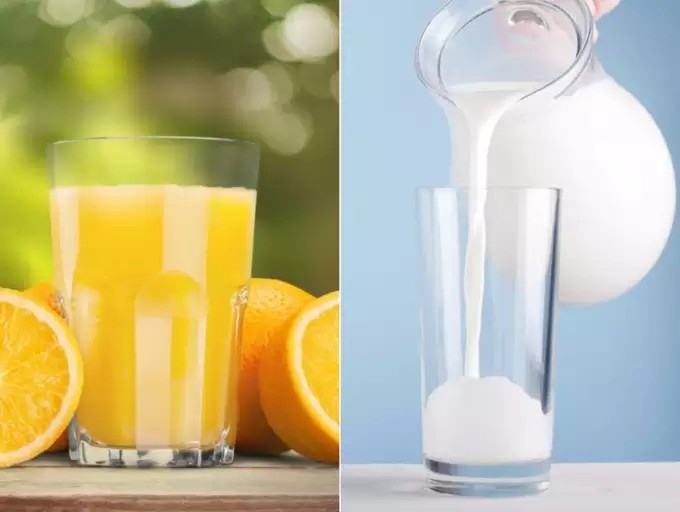
#> input picture 62033317.jpg, 680 x 512 px
$ python 'detection of the base of a drink(Orange-Milk).py'
#> lines starting #> are read from the running program, lines starting #| are printed output that depends on the picture; after the words box and inside, x2 and y2 are one past the last pixel; in counts of white or black regions, pixels touching at a corner belong together
import cv2
import numpy as np


#image reading
frame=cv2.imread('62033317.jpg')
#> frame is the input picture: shape (512, 680, 3); mean B, G, R 149, 186.2, 191.1

height, width = frame.shape[:2]
#> height = 512; width = 680

#Color Orange Parametre
lowerBound_B = np.array([10,100,20])
upperBound_B = np.array([25,255,255])

#Color White Parametre
lowerBound_G = np.array([0,0,0])
upperBound_G = np.array([179,50,255])


original = frame
kernelOpen = np.ones((5,5))
kernelClosed = np.ones((20,20))


#converting BGR to HSV
frame_hsv = cv2.cvtColor(frame, cv2.COLOR_BGR2HSV)
#> frame_hsv: shape (512, 680, 3); mean H, S, V 68.1, 90.2, 205

#mask for Orange color
mask_B = cv2.inRange(frame_hsv, lowerBound_B, upperBound_B)
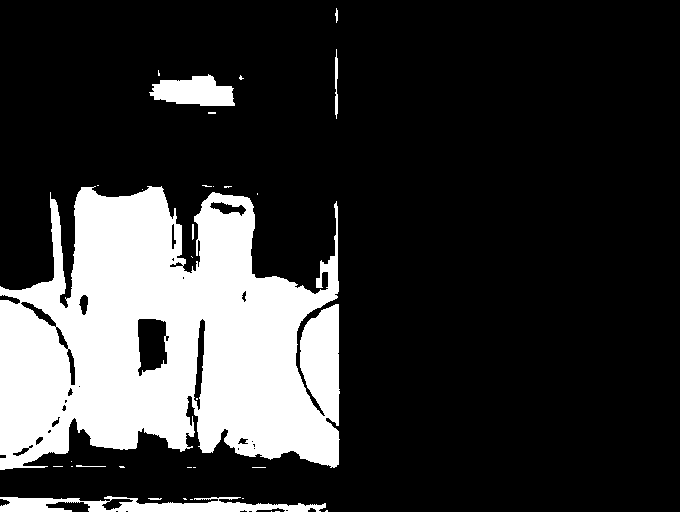
#> mask_B: shape (512, 680); 21.1% white; 32 white regions (24 under 20 px), largest, box (x1, y1, x2, y2) and area: (0, 186, 340, 470) 68329, (0, 496, 326, 512) 2934, (149, 74, 235, 106) 1886
maskOpen_B = cv2.morphologyEx(mask_B,cv2.MORPH_OPEN, kernelOpen)
#> maskOpen_B: shape (512, 680); 20.7% white; 11 white regions (1 under 20 px), largest, box (x1, y1, x2, y2) and area: (0, 187, 339, 470) 67573, (154, 76, 233, 106) 1843, (118, 501, 272, 512) 1326
maskClose_B =cv2.morphologyEx(maskOpen_B, cv2.MORPH_CLOSE, kernelClosed)
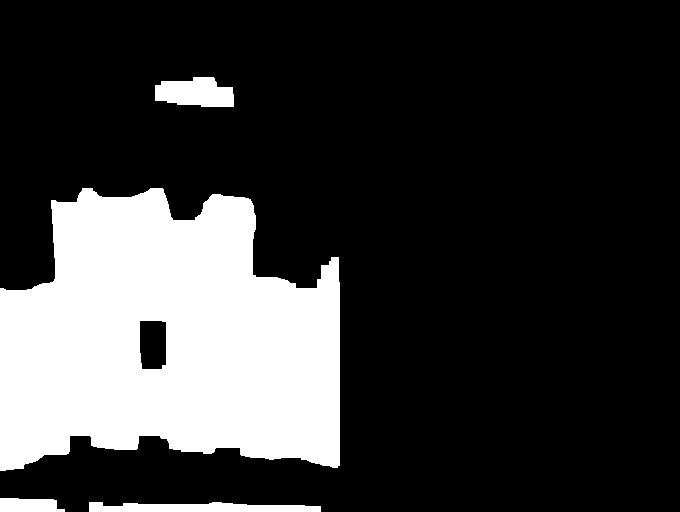
#> maskClose_B: shape (512, 680); 22.5% white; 4 white regions
maskFinal_B = maskClose_B
contours, hierarchy = cv2.findContours(maskFinal_B, cv2.RETR_EXTERNAL, cv2.CHAIN_APPROX_NONE)
#> contours = 4 contours; box (x1, y1, x2, y2) and area: (0, 188, 340, 471) 74312, (155, 77, 234, 107) 1744, (89, 502, 321, 512) 1562, (0, 498, 65, 512) 704
for c in contours:
    epsilon = 0.005 * cv2.arcLength(c, True)
    approx = cv2.approxPolyDP(c, epsilon, True)
    cv2.drawContours(original, [approx], -1, (0,0,255), 2)
#> this loop made 4 passes
#> epsilon on passes 1 to 4: 2.42, 0.761, 7.09, 1.04
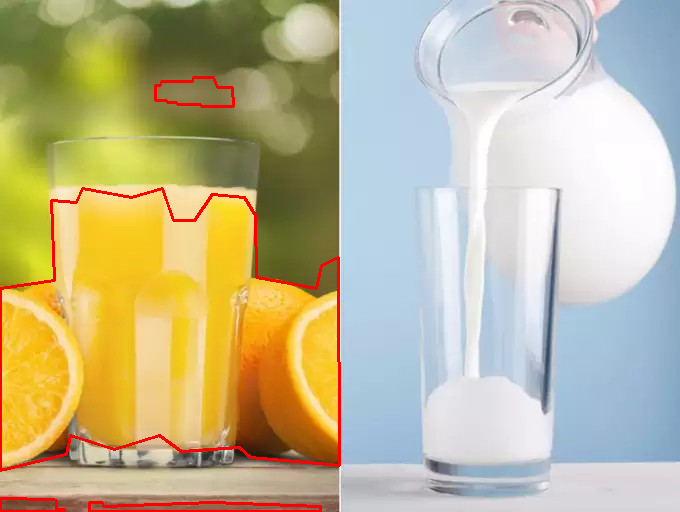
#> original: shape (512, 680, 3); 1.69% of pixels changed, all inside (x1, y1, x2, y2) = (0, 76, 341, 512)
for c in contours[:]:
    M = cv2.moments(c)
    cX = int(M["m10"]/M["m00"])
    cY = int(M["m01"]/M["m00"])
    cv2.circle(original, (cX, cY), 2, (0,0,255), -1)
    cv2.putText(original, "Orange", (cX-20, cY-20), cv2.FONT_HERSHEY_SIMPLEX, 0.5, (0,0,255), 2)
#> this loop made 4 passes
#> (cX, cY) on passes 1 to 4: (199, 507), (28, 504), (167, 339), (195, 92)
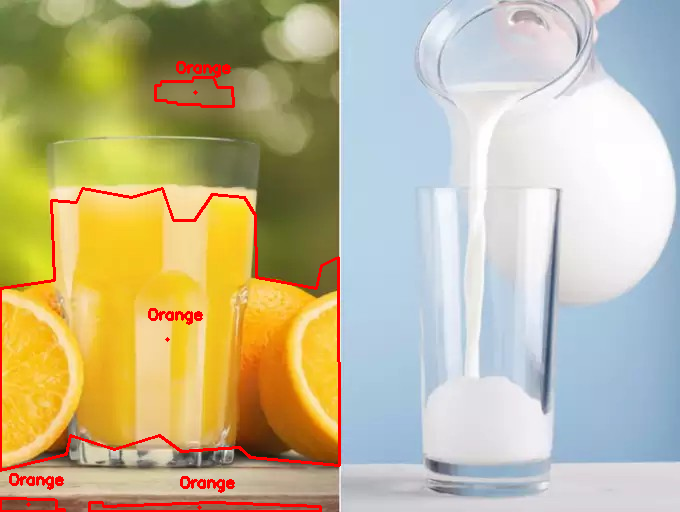
#> original: shape (512, 680, 3); 0.48% of pixels changed, all inside (x1, y1, x2, y2) = (9, 61, 235, 510)

#mask for Milk color
mask_G = cv2.inRange(frame_hsv, lowerBound_G, upperBound_G)
#> mask_G: shape (512, 680); 33.1% white; 33 white regions (19 under 20 px), largest, box (x1, y1, x2, y2) and area: (336, 0, 680, 512) 107317, (69, 421, 235, 467) 2411, (284, 9, 332, 54) 1622
maskOpen_G = cv2.morphologyEx(mask_G,cv2.MORPH_OPEN, kernelOpen)
#> maskOpen_G: shape (512, 680); 32.5% white; 14 white regions, largest, box (x1, y1, x2, y2) and area: (337, 0, 680, 512) 105250, (69, 425, 234, 466) 2295, (352, 136, 374, 239) 1598
maskClose_G =cv2.morphologyEx(maskOpen_G, cv2.MORPH_CLOSE, kernelClosed)
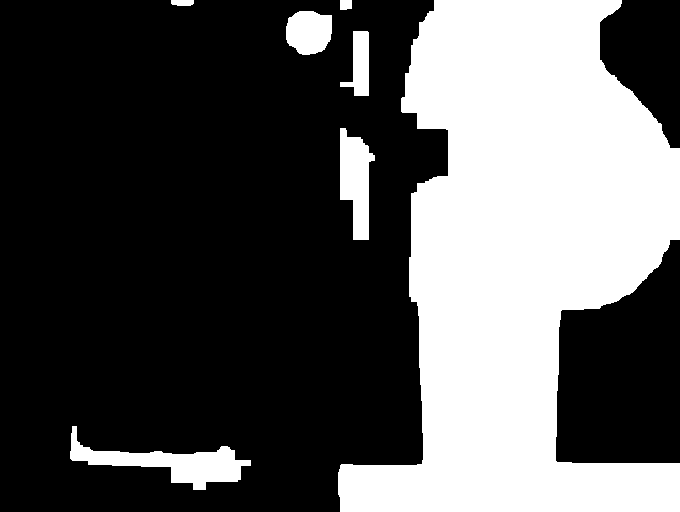
#> maskClose_G: shape (512, 680); 33.8% white; 7 white regions
maskFinal_G = maskClose_G
contours, hierarchy = cv2.findContours(maskFinal_G, cv2.RETR_EXTERNAL, cv2.CHAIN_APPROX_NONE)
#> contours = 7 contours; box (x1, y1, x2, y2) and area: (338, 0, 680, 512) 107288, (70, 426, 251, 490) 3601, (340, 128, 375, 240) 2384, (286, 11, 332, 55) 1589, (340, 31, 369, 96) 1004, (171, 0, 194, 6) 101, (340, 0, 352, 10) 94
for c in contours:
    epsilon = 0.005 * cv2.arcLength(c, True) #for precision
    approx = cv2.approxPolyDP(c, epsilon, True)
    cv2.drawContours(original, [approx], -1, (255,50,0), 2)
#> this loop made 7 passes
#> epsilon on passes 1 to 7: 2.42, 1.42, 0.911, 0.78, 10.08, 0.197, 0.258
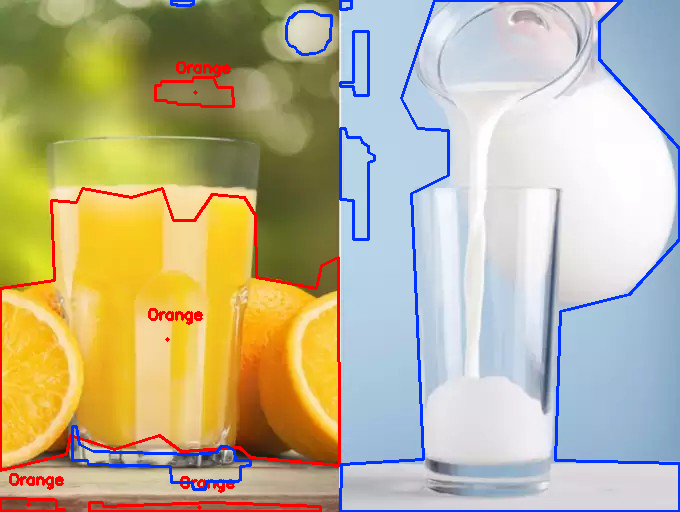
#> original: shape (512, 680, 3); 2.43% of pixels changed, all inside (x1, y1, x2, y2) = (71, 0, 680, 512)
for c in contours[:]:
    M = cv2.moments(c)
    cX = int(M["m10"]/M["m00"])
    cY = int(M["m01"]/M["m00"])
    cv2.circle(original, (cX, cY), 2, (255,50,0), -1)
    cv2.putText(original, "Milk", (cX-20, cY-20), cv2.FONT_HERSHEY_SIMPLEX, 0.5, (255,50,0), 2)
#> this loop made 7 passes
#> (cX, cY) on passes 1 to 7: (170, 462), (355, 180), (359, 63), (308, 31), (521, 254), (345, 4), (182, 2)
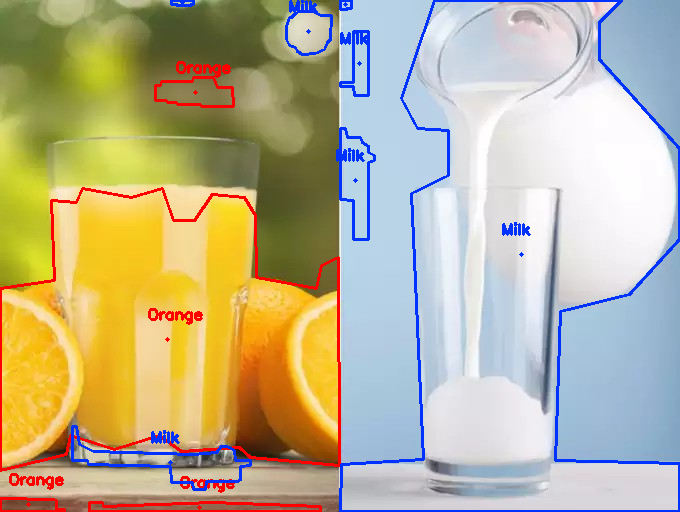
#> original: shape (512, 680, 3); 0.36% of pixels changed, all inside (x1, y1, x2, y2) = (151, 0, 531, 465)

cv2.namedWindow('jpg', cv2.WINDOW_NORMAL)
cv2.resizeWindow('jpg', width, height)
cv2.imshow('jpg', original)
cv2.waitKey(1000000)

cv2.destroyAllWindows()

$ run again, with 60691.jpg copied over 62033317.jpg
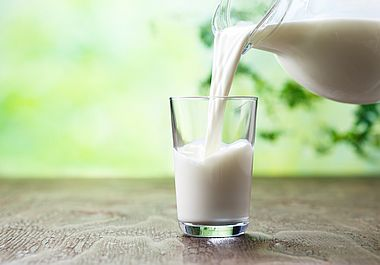
#> input picture 60691.jpg, 380 x 265 px
#> frame is the input picture: shape (265, 380, 3); mean B, G, R 164.7, 200.2, 186.3
#> frame_hsv: shape (265, 380, 3); mean H, S, V 41.4, 50.4, 202.5
#> `mask_B = cv2.inRange(frame_hsv, lowerBound_B, upperBound_B)`:
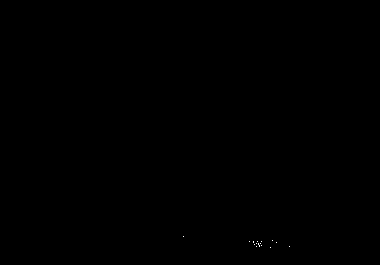
#> mask_B: shape (265, 380); 0.02% white in thin lines or dots, all inside (x1, y1, x2, y2) = (183, 236, 290, 248)
#> maskOpen_B: shape (265, 380); every value is 0
#> `contours, hierarchy = cv2.findContours(maskFinal_B, cv2.RETR_EXTERNAL,..`: contours = []
#> mask_G: shape (265, 380); 55.1% white; 93 black regions (74 under 20 px), largest, box (x1, y1, x2, y2) and area: (229, 26, 380, 257) 20899, (0, 16, 175, 207) 19634, (212, 153, 245, 208) 1103
#> maskOpen_G: shape (265, 380); 53.4% white; 27 black regions (13 under 20 px), largest, box (x1, y1, x2, y2) and area: (229, 26, 380, 265) 22106, (0, 16, 175, 207) 19807, (225, 222, 332, 265) 1543
#> maskClose_G: shape (265, 380); 59.6% white; 5 black regions
#> `contours, hierarchy = cv2.findContours(maskFinal_G, cv2.RETR_EXTERNAL,..`: contours = 4 contours; box (x1, y1, x2, y2) and area: (0, 0, 380, 265) 60006, (336, 148, 353, 163) 163, (0, 63, 7, 75) 58, (305, 151, 311, 157) 24
#> the loop `for c in contours:` made 4 passes
#> epsilon on passes 1 to 4: 0.0971, 0.259, 0.158, 11.79
#> the loop `for c in contours[:]:` made 4 passes
#> (cX, cY) on passes 1 to 4: (307, 153), (343, 155), (2, 68), (183, 134)
#> after the loop `for c in contours[:]:`:
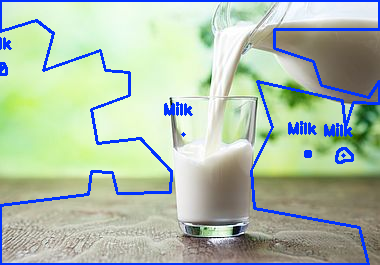
#> original: shape (265, 380, 3); mean B, G, R 170.8, 190.1, 173.8
